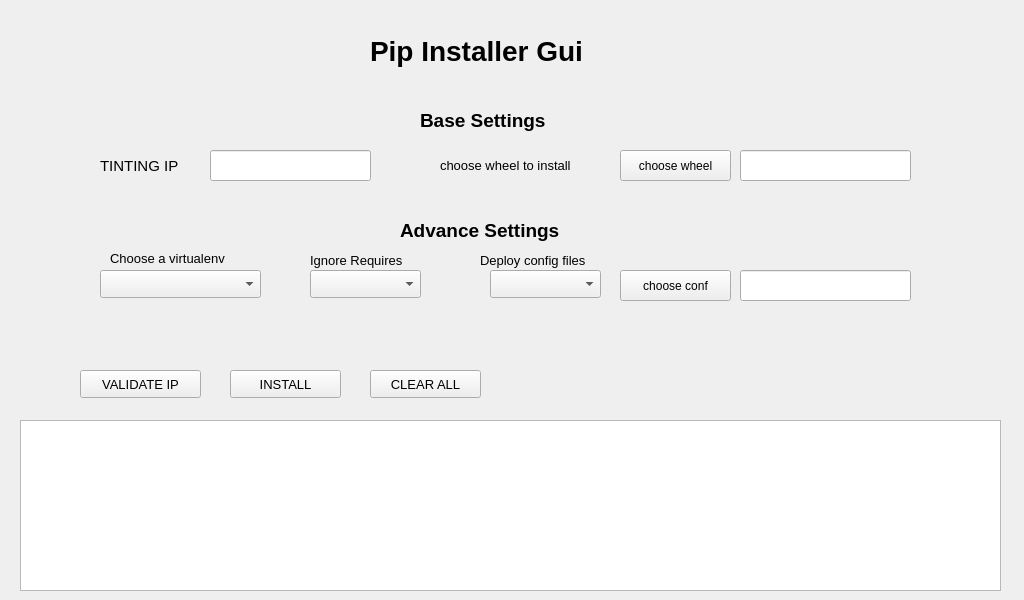
<?xml version="1.0" encoding="UTF-8"?>
<ui version="4.0">
 <class>MainWindow</class>
 <widget class="QMainWindow" name="MainWindow">
  <property name="geometry">
   <rect>
    <x>0</x>
    <y>0</y>
    <width>1024</width>
    <height>600</height>
   </rect>
  </property>
  <property name="windowTitle">
   <string>Pip Installer Gui (PIG)</string>
  </property>
  <widget class="QWidget" name="main_window_container">
   <widget class="QWidget" name="internal_container" native="true">
    <property name="geometry">
     <rect>
      <x>-10</x>
      <y>0</y>
      <width>1035</width>
      <height>611</height>
     </rect>
    </property>
    <widget class="QPushButton" name="btn_open_folder_files">
     <property name="geometry">
      <rect>
       <x>630</x>
       <y>150</y>
       <width>111</width>
       <height>31</height>
      </rect>
     </property>
     <property name="font">
      <font>
       <pointsize>9</pointsize>
      </font>
     </property>
     <property name="text">
      <string>choose wheel</string>
     </property>
    </widget>
    <widget class="QLabel" name="config_label">
     <property name="geometry">
      <rect>
       <x>380</x>
       <y>20</y>
       <width>311</width>
       <height>61</height>
      </rect>
     </property>
     <property name="font">
      <font>
       <pointsize>21</pointsize>
       <weight>75</weight>
       <bold>true</bold>
      </font>
     </property>
     <property name="text">
      <string>Pip Installer Gui</string>
     </property>
    </widget>
    <widget class="QLabel" name="label">
     <property name="geometry">
      <rect>
       <x>110</x>
       <y>150</y>
       <width>101</width>
       <height>31</height>
      </rect>
     </property>
     <property name="font">
      <font>
       <pointsize>11</pointsize>
      </font>
     </property>
     <property name="text">
      <string>TINTING IP</string>
     </property>
    </widget>
    <widget class="QLabel" name="label_4">
     <property name="geometry">
      <rect>
       <x>450</x>
       <y>150</y>
       <width>171</width>
       <height>31</height>
      </rect>
     </property>
     <property name="font">
      <font>
       <pointsize>10</pointsize>
      </font>
     </property>
     <property name="text">
      <string>choose wheel to install</string>
     </property>
    </widget>
    <widget class="QLineEdit" name="qline_folder_path">
     <property name="geometry">
      <rect>
       <x>750</x>
       <y>150</y>
       <width>171</width>
       <height>31</height>
      </rect>
     </property>
     <property name="readOnly">
      <bool>true</bool>
     </property>
    </widget>
    <widget class="QLineEdit" name="qline_ip">
     <property name="geometry">
      <rect>
       <x>220</x>
       <y>150</y>
       <width>161</width>
       <height>31</height>
      </rect>
     </property>
     <property name="font">
      <font>
       <pointsize>10</pointsize>
      </font>
     </property>
    </widget>
    <widget class="QLabel" name="config_label_2">
     <property name="geometry">
      <rect>
       <x>430</x>
       <y>100</y>
       <width>191</width>
       <height>41</height>
      </rect>
     </property>
     <property name="font">
      <font>
       <pointsize>14</pointsize>
       <weight>75</weight>
       <bold>true</bold>
      </font>
     </property>
     <property name="text">
      <string>Base Settings</string>
     </property>
    </widget>
    <widget class="QLabel" name="config_label_3">
     <property name="geometry">
      <rect>
       <x>410</x>
       <y>210</y>
       <width>211</width>
       <height>41</height>
      </rect>
     </property>
     <property name="font">
      <font>
       <pointsize>14</pointsize>
       <weight>75</weight>
       <bold>true</bold>
      </font>
     </property>
     <property name="text">
      <string>Advance Settings</string>
     </property>
    </widget>
    <widget class="QPushButton" name="pushButton_install">
     <property name="geometry">
      <rect>
       <x>240</x>
       <y>370</y>
       <width>111</width>
       <height>28</height>
      </rect>
     </property>
     <property name="font">
      <font>
       <pointsize>10</pointsize>
      </font>
     </property>
     <property name="text">
      <string>INSTALL</string>
     </property>
    </widget>
    <widget class="QPushButton" name="pushButton_validate">
     <property name="geometry">
      <rect>
       <x>90</x>
       <y>370</y>
       <width>121</width>
       <height>28</height>
      </rect>
     </property>
     <property name="font">
      <font>
       <pointsize>10</pointsize>
      </font>
     </property>
     <property name="text">
      <string>VALIDATE IP</string>
     </property>
    </widget>
    <widget class="QLabel" name="version_lbl">
     <property name="geometry">
      <rect>
       <x>490</x>
       <y>70</y>
       <width>61</width>
       <height>21</height>
      </rect>
     </property>
     <property name="font">
      <font>
       <pointsize>9</pointsize>
      </font>
     </property>
     <property name="text">
      <string/>
     </property>
    </widget>
    <widget class="QComboBox" name="comboBox_venvs">
     <property name="geometry">
      <rect>
       <x>110</x>
       <y>270</y>
       <width>161</width>
       <height>28</height>
      </rect>
     </property>
     <property name="font">
      <font>
       <pointsize>10</pointsize>
      </font>
     </property>
    </widget>
    <widget class="QLabel" name="label_2">
     <property name="geometry">
      <rect>
       <x>120</x>
       <y>250</y>
       <width>151</width>
       <height>17</height>
      </rect>
     </property>
     <property name="font">
      <font>
       <pointsize>10</pointsize>
      </font>
     </property>
     <property name="text">
      <string>Choose a virtualenv</string>
     </property>
    </widget>
    <widget class="QPushButton" name="pushButton_clear">
     <property name="geometry">
      <rect>
       <x>380</x>
       <y>370</y>
       <width>111</width>
       <height>28</height>
      </rect>
     </property>
     <property name="font">
      <font>
       <pointsize>10</pointsize>
      </font>
     </property>
     <property name="text">
      <string>CLEAR ALL</string>
     </property>
    </widget>
    <widget class="QLabel" name="label_3">
     <property name="geometry">
      <rect>
       <x>320</x>
       <y>250</y>
       <width>121</width>
       <height>21</height>
      </rect>
     </property>
     <property name="font">
      <font>
       <pointsize>10</pointsize>
      </font>
     </property>
     <property name="text">
      <string>Ignore Requires</string>
     </property>
    </widget>
    <widget class="QComboBox" name="comboBox_requires">
     <property name="geometry">
      <rect>
       <x>320</x>
       <y>270</y>
       <width>111</width>
       <height>28</height>
      </rect>
     </property>
     <property name="font">
      <font>
       <pointsize>10</pointsize>
      </font>
     </property>
    </widget>
    <widget class="QTextBrowser" name="textBrowser_board">
     <property name="geometry">
      <rect>
       <x>30</x>
       <y>420</y>
       <width>981</width>
       <height>171</height>
      </rect>
     </property>
     <property name="font">
      <font>
       <pointsize>10</pointsize>
      </font>
     </property>
    </widget>
    <widget class="QLabel" name="label_5">
     <property name="geometry">
      <rect>
       <x>490</x>
       <y>250</y>
       <width>141</width>
       <height>21</height>
      </rect>
     </property>
     <property name="font">
      <font>
       <pointsize>10</pointsize>
      </font>
     </property>
     <property name="text">
      <string>Deploy config files</string>
     </property>
    </widget>
    <widget class="QComboBox" name="comboBox_config_files">
     <property name="geometry">
      <rect>
       <x>500</x>
       <y>270</y>
       <width>111</width>
       <height>28</height>
      </rect>
     </property>
     <property name="font">
      <font>
       <pointsize>10</pointsize>
      </font>
     </property>
    </widget>
    <widget class="QPushButton" name="pushButton_choose_conf">
     <property name="geometry">
      <rect>
       <x>630</x>
       <y>270</y>
       <width>111</width>
       <height>31</height>
      </rect>
     </property>
     <property name="font">
      <font>
       <pointsize>9</pointsize>
      </font>
     </property>
     <property name="text">
      <string>choose conf</string>
     </property>
    </widget>
    <widget class="QLineEdit" name="qline_folder_conf_path">
     <property name="geometry">
      <rect>
       <x>750</x>
       <y>270</y>
       <width>171</width>
       <height>31</height>
      </rect>
     </property>
     <property name="readOnly">
      <bool>true</bool>
     </property>
    </widget>
   </widget>
  </widget>
 </widget>
 <resources/>
 <connections/>
</ui>
